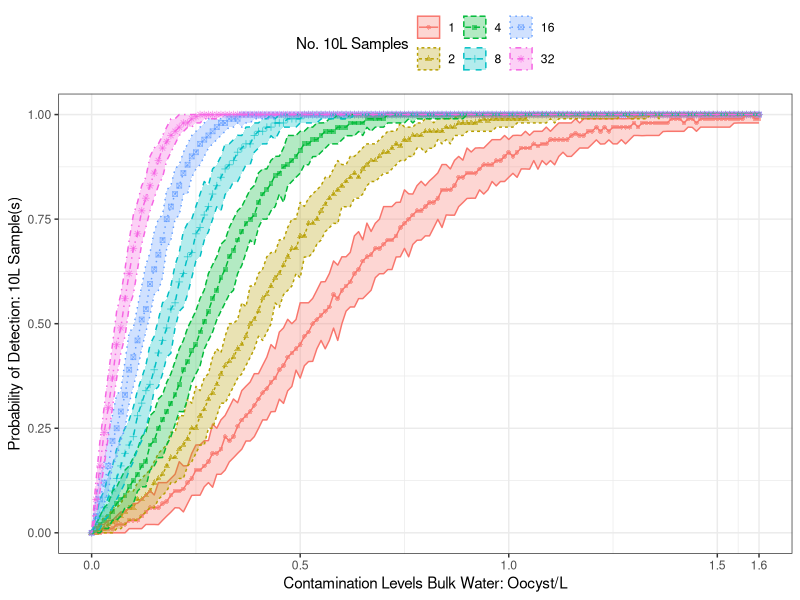
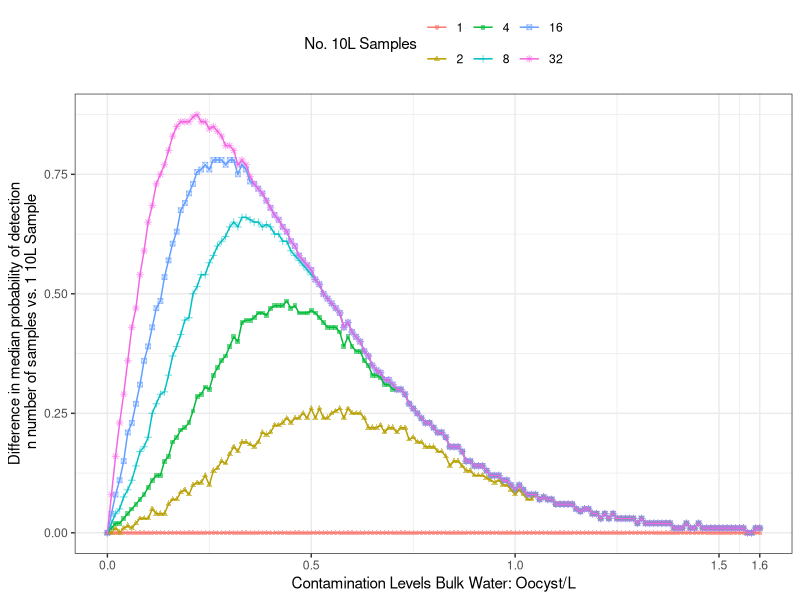
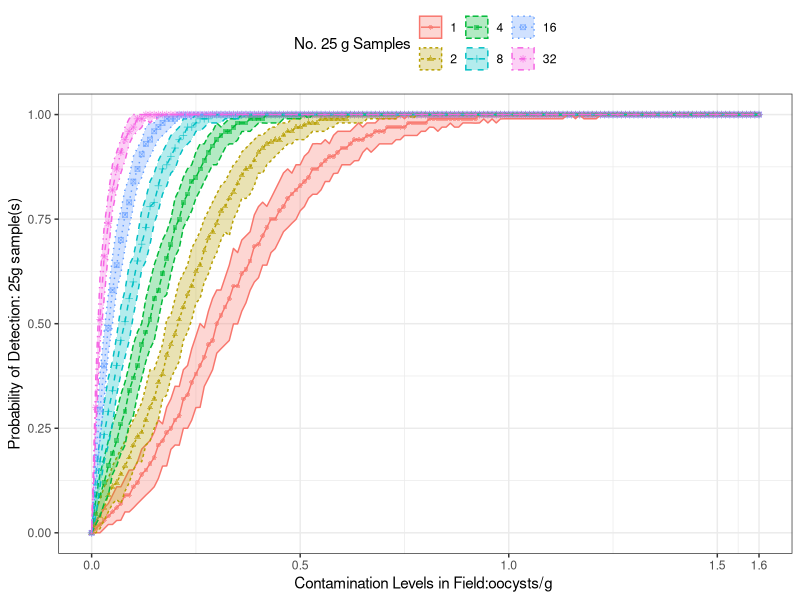
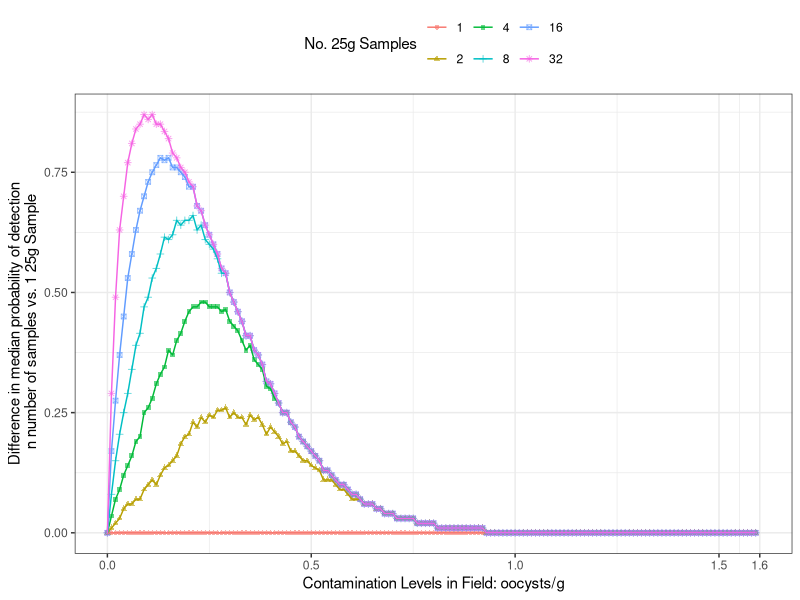
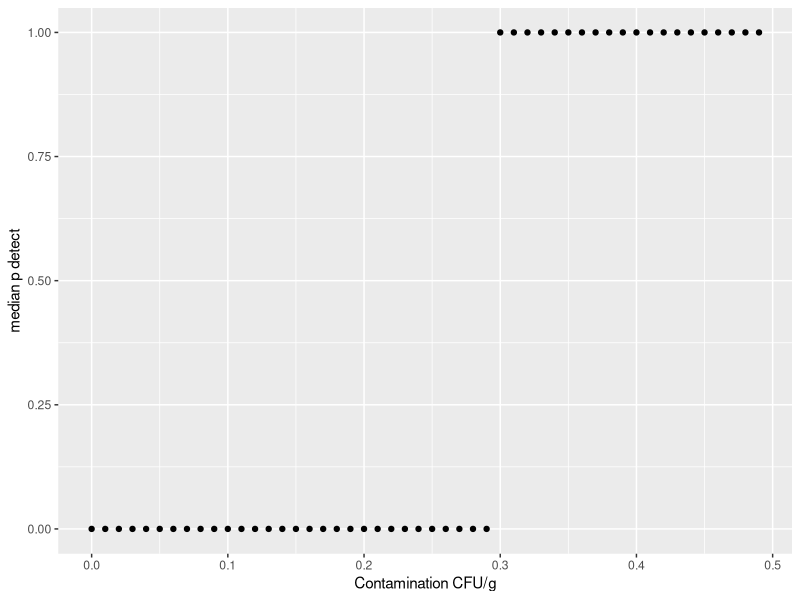
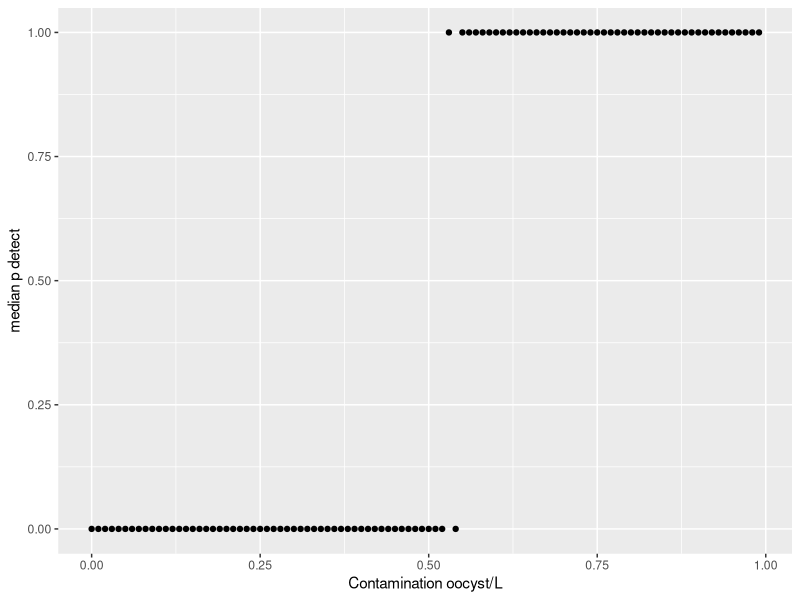
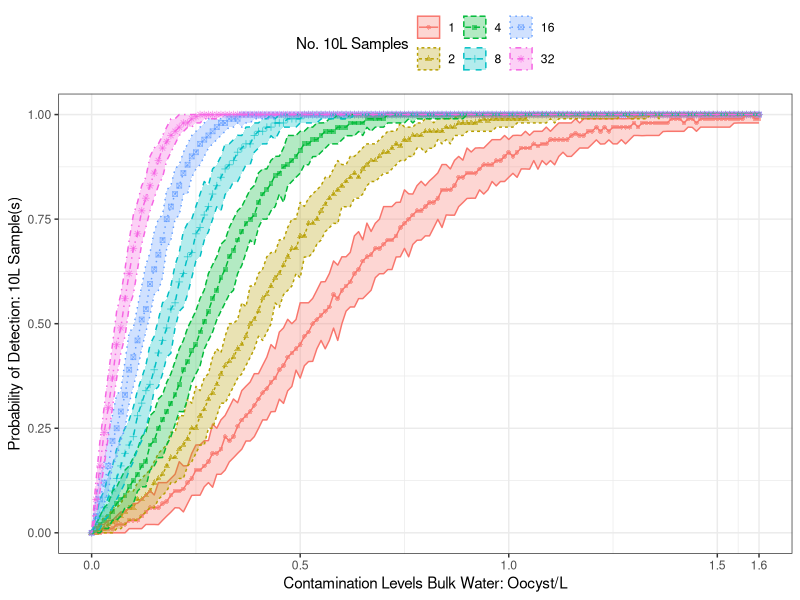
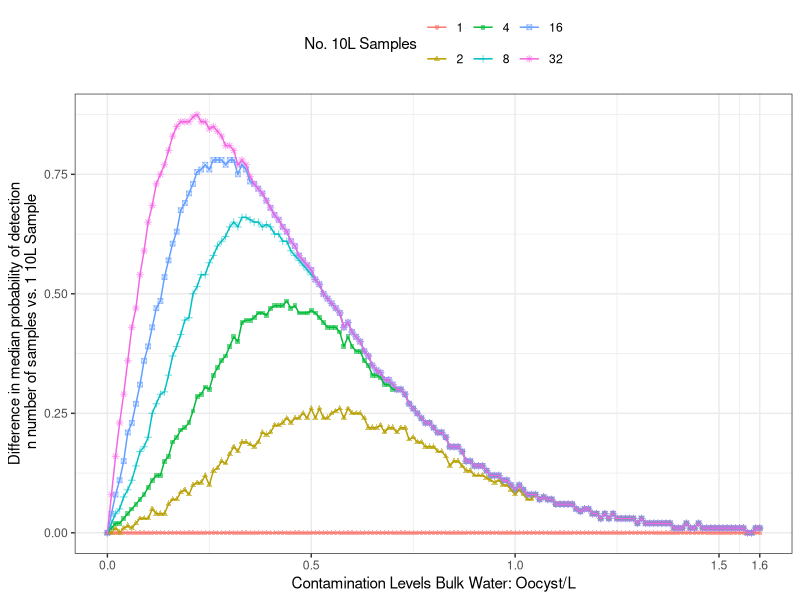

The R script that drew these images, in order: (Note: this script raises an error after producing the figures.)
## ---- chunk 1
library(tidyverse)
library(reshape2)
## ---- chunk 2
Unc_Conts<-read_csv("Data/Water_Testing_Analysis_R4.csv")
## ---- chunk 3
Unc_Conts<-Unc_Conts %>% 
  select(-...1) %>% 
  mutate(N10Lsamples= as.factor(N10Lsamples)) %>% 
  group_by(N10Lsamples, Conts) %>% 
  summarise(median = median(PDetect), q05 = quantile(PDetect, 0.05), q95 = quantile(PDetect, 0.95)) 
## ---- chunk 4
Unc_Conts %>% 
  filter(Conts <=1.6) %>% 
  ggplot(aes(x = Conts, y = median, shape =N10Lsamples, linetype =N10Lsamples, color =N10Lsamples,ymin=q05, ymax=q95, fill = N10Lsamples))+
  geom_point(size= 1.3, alpha = 0.6)+
  geom_line()+
  geom_ribbon(alpha= 0.3)+
  labs(x = "Contamination Levels Bulk Water: Oocyst/L", y = "Probability of Detection: 10L Sample(s)", fill = "No. 10L Samples", color= "No. 10L Samples", shape = "No. 10L Samples", linetype ="No. 10L Samples" )+
  scale_x_continuous(limits = c(0,1.6), breaks = c(0,0.5,1,1.5,1.6))+
  theme_bw()+
  theme(legend.position="top")


ggsave("Contamination vs Method-R4.jpeg", width = 15, height = 10, units = "cm", dpi = 600)
## ---- chunk 5
Conts_WT = Unc_Conts[1:201,2]


WT_1<-Unc_Conts %>% 
  filter(N10Lsamples==1)

WT_2<-Unc_Conts %>% 
  filter(N10Lsamples==2)

WT_4<-Unc_Conts %>% 
  filter(N10Lsamples==4)

WT_8<-Unc_Conts %>% 
  filter(N10Lsamples==8)

WT_16<-Unc_Conts %>% 
  filter(N10Lsamples==16)

WT_32<-Unc_Conts %>% 
  filter(N10Lsamples==32)

Conts_WT$`1`<-WT_1$median-WT_1$median
Conts_WT$`2`<-WT_2$median-WT_1$median
Conts_WT$`4`<-WT_4$median-WT_1$median
Conts_WT$`8`<-WT_8$median-WT_1$median
Conts_WT$`16`<-WT_16$median-WT_1$median
Conts_WT$`32`<-WT_32$median-WT_1$median

Conts_WT %>% 
  melt(id = "Conts") %>% 
  filter(Conts<=1.6) %>% 
  ggplot(aes(x = Conts, y = value, color = variable,shape =variable, fill = variable))+
  geom_point(size= 1.3, alpha = 0.6)+
  scale_x_continuous(limits = c(0,1.6), breaks = c(0,0.5,1,1.5,1.6))+
  geom_line()+
  theme_bw()+
  labs(x = "Contamination Levels Bulk Water: Oocyst/L", y = "Difference in median probability of detection\n n number of samples vs. 1 10L Sample", color = "No. 10L Samples", shape = "No. 10L Samples", fill = "No. 10L Samples")+
  theme(legend.position="top")

ggsave("Contamination vs Method Differences Water-R4.jpeg", width = 15, height = 10, units = "cm", dpi = 600)


## ---- chunk 6
Unc_Conts<-read_csv("Data/Product_Testing_Analysis_R4.csv")
#Unc_Conts$Conts<- log10(Unc_Conts$Conts)

## ---- chunk 7
# #LOG
# Unc_Conts<-Unc_Conts %>%
#   mutate(log_CFU_g_conts = log10(10^Conts/(454*22000))) %>% 
#   select(-...1) %>% 
#   mutate(N25gsamples= as.factor(N25gsamples)) %>% 
#   group_by(N25gsamples, log_CFU_g_conts) %>% 
#   summarise(median = median(PDetect), q05 = quantile(PDetect, 0.05), q95 = quantile(PDetect, 0.95)) 

#NON LOG
Unc_Conts<-Unc_Conts %>%
  mutate(Conts = Conts/(454*22000)) %>%
  select(-...1) %>%
  mutate(N25gsamples= as.factor(N25gsamples)) %>%
  group_by(N25gsamples, Conts) %>%
  summarise(median = median(PDetect), q05 = quantile(PDetect, 0.05), q95 = quantile(PDetect, 0.95))


#non log
Unc_Conts %>% 
  filter(Conts<= 1.6) %>% 
  ggplot(aes(x = Conts, y = median, color =N25gsamples, shape =N25gsamples, linetype =N25gsamples, ymin=q05, ymax=q95, fill = N25gsamples))+
  geom_point(size= 1.3, alpha = 0.6)+
  geom_line()+
  geom_ribbon(alpha= 0.3)+
  theme_bw()+
  scale_x_continuous(limits = c(0,1.6), breaks = c(0,0.5,1,1.5,1.6))+
  theme(legend.position="top")+
  labs(x = "Contamination Levels in Field:oocysts/g ", y = "Probability of Detection: 25g sample(s)", fill = "No. 25 g Samples", color= "No. 25 g Samples", linetype = "No. 25 g Samples", shape = "No. 25 g Samples")


# #log
# Unc_Conts %>% 
#   ggplot(aes(x = log_CFU_g_conts, y = median, color =N25gsamples, shape =N25gsamples, linetype =N25gsamples, ymin=q05, ymax=q95, fill = N25gsamples))+
#   geom_point(alpha = 0.5, size = 2.5)+
#   geom_line()+
#   geom_ribbon(alpha= 0.3)+
#   theme_bw()+
#   theme(legend.position="top")+
#   labs(x = "Contamination Levels in Field: log (Oocysts/g) ", y = "Probability of Detection: 25g sample(s)", fill = "No. 25 g Samples", color= "No. 25 g Samples", linetype = "No. 25 g Samples", shape = "No. 25 g Samples")


ggsave("Figures/Contamination vs Field Contam-R4.jpeg", width = 15, height = 10, units = "cm", dpi = 600)

## ---- chunk 8


Conts_PD = Unc_Conts[1:170,2]
as.data.frame(Conts_PD)

PD_1<-Unc_Conts %>% 
  filter(N25gsamples==1)

PD_2<-Unc_Conts %>% 
  filter(N25gsamples==2)

PD_4<-Unc_Conts %>% 
  filter(N25gsamples==4)

PD_8<-Unc_Conts %>% 
  filter(N25gsamples==8)

PD_16<-Unc_Conts %>% 
  filter(N25gsamples==16)

PD_32<-Unc_Conts %>% 
  filter(N25gsamples==32)

Conts_PD$`1`<-PD_1$median-PD_1$median
Conts_PD$`2`<-PD_2$median-PD_1$median
Conts_PD$`4`<-PD_4$median-PD_1$median
Conts_PD$`8`<-PD_8$median-PD_1$median
Conts_PD$`16`<-PD_16$median-PD_1$median
Conts_PD$`32`<-PD_32$median-PD_1$median



#non log
Conts_PD %>% 
  melt(id = "Conts") %>% 
  filter(Conts<1.6) %>% 
  ggplot(aes(x = Conts, y = value, color = variable,shape =variable, fill = variable))+
  geom_point(size= 1.3, alpha = 0.6)+
  geom_line()+
  scale_x_continuous(limits = c(0,1.6), breaks = c(0,0.5,1,1.5,1.6))+
  theme_bw()+
  theme(legend.position="top")+
  labs(x = "Contamination Levels in Field: oocysts/g", y = "Difference in median probability of detection\n n number of samples vs. 1 25g Sample", color = "No. 25g Samples", shape = "No. 25g Samples", fill = "No. 25g Samples")

# #log version
# Conts_PD %>% 
#   melt(id = "log_CFU_g_conts") %>% 
#   #filter(log_CFU_g_conts<2) %>% 
#   ggplot(aes(x = log_CFU_g_conts, y = value, color = variable,shape =variable, fill = variable))+
#   geom_point(size= 2.5)+
#   geom_line()+
#   theme_bw()+
#   theme(legend.position="top")+
#   labs(x = "Contamination Levels in Field: log (Oocysts/g)", y = "Difference in median probability of detection\n n number of samples vs. 1 25g Sample", color = "No. 25g Samples", shape = "No. 25g Samples", fill = "No. 25g Samples")

ggsave("Figures/Contamination vs Method Differences Contam-R4.jpeg", width = 15, height = 10, units = "cm", dpi = 600)
## ---- chunk 9
library(pracma)
AUC2 = trapz(Conts_WT$Conts, y = Conts_WT$`2`)
AUC4 = trapz(Conts_WT$Conts, y = Conts_WT$`4`)
AUC8 = trapz(Conts_WT$Conts, y = Conts_WT$`8`)
AUC16 = trapz(Conts_WT$Conts, y = Conts_WT$`16`)
AUC32 = trapz(Conts_WT$Conts, y = Conts_WT$`32`)

AUC2/1
AUC4/AUC2
AUC8/AUC4
AUC16/AUC8
AUC32/AUC16




AUC32-AUC16
AUC16-AUC8
AUC8-AUC4
AUC4-AUC2
AUC2

## ---- chunk 10
meds<-read_csv("Data_Cilantro_Outputs/Product_Testing_Meds.csv")

meds %>% 
  ggplot(aes(x= Conts/(22000*454), y = PDetect))+
  geom_point()+
  labs(y = "median p detect", x= "Contamination CFU/g")
## ---- chunk 11
meds_w<-read_csv("Data_Cilantro_Outputs/Water_Testing_Meds.csv")

meds_w %>% 
  ggplot(aes(x= Conts, y = PDetect))+
  geom_point()+
  labs(y = "median p detect", x= "Contamination oocyst/L")
## ---- chunk 12
#AUC
#Areas under the curve
integrate(approxfun(Conts_PD$log_CFU_g_conts, y = Conts_PD$`2`),-3.9994785337, 0.4005214663)

library(pracma)
AUC2 = trapz(Conts_PD$log_CFU_g_conts, y = Conts_PD$`2`)
AUC4 = trapz(Conts_PD$log_CFU_g_conts, y = Conts_PD$`4`)
AUC8 = trapz(Conts_PD$log_CFU_g_conts, y = Conts_PD$`8`)
AUC16 = trapz(Conts_PD$log_CFU_g_conts, y = Conts_PD$`16`)
AUC32 = trapz(Conts_PD$log_CFU_g_conts, y = Conts_PD$`32`)

AUC2/AUC4
AUC4/AUC8 
AUC8/AUC16
AUC16/AUC32

AUC32-AUC16
AUC16-AUC8
AUC8-AUC4
AUC4-AUC2

seq(0,1.5, 0.01)*22000*454


## ---- chunk 13
Unc_Conts %>% 
  filter(Conts<5.0e+06) %>% 
  ggplot(aes(x = Conts, y = median, color =N25gsamples,ymin=q05, ymax=q95, fill = N25gsamples))+
  geom_point(alpha = 0.5)+
  geom_line()+
  geom_ribbon(alpha= 0.3)+
  labs(x = "Contamiantion levels total Oocysts in Field", y = "Probability of Detection", fill = "No. 25g Samples", color= "No. 25g Samples")
## ---- chunk 14
#product Testing
PT_Qpcr_Results<-read_csv("Data_Cilantro_Outputs/qPCR_Fit_Product_Testing.csv")
PT_Qpcr_Probs<-read_csv("Data_Cilantro_Outputs/qPCR_Fit_Product_Testing_Probs.csv")

ggplot()+
  geom_hline(aes(yintercept = .29),color = "orange")+
  geom_hline(aes(yintercept = .82),color = "red")+  
  geom_vline(aes(xintercept = 5),color = "orange")+
  geom_vline(aes(xintercept = 10),color = "red")+
  geom_line(aes(x = Cont, y = `Prob Detect`), data = PT_Qpcr_Probs)+
  geom_point(aes(x = Cont, y = Results), data = PT_Qpcr_Results,position = position_jitter(height = 0.01, width = 1),shape= 21, fill = "skyblue")+
  labs(x= "Oocyst/ 25 g Sample", y = "Predicted Probability of Detection", title = "Logistic Fit: Product Testing")+
  theme_bw()

  ggsave(filename="Product Testing Fit.png",width = 15, height = 10, units = "cm", dpi = 600)
  
  
#Water Testing
WT_Qpcr_Results<-read_csv("Data_Cilantro_Outputs/qPCR_Fit_Water_Testing.csv")
WT_Qpcr_Probs<-read_csv("Data_Cilantro_Outputs/qPCR_Fit_Water_Testing_Probs.csv")

ggplot()+
  #geom_hline(aes(yintercept = .29),color = "orange")+
  geom_hline(aes(yintercept = .66),color = "red")+  
  #geom_vline(aes(xintercept = 5),color = "orange")+
  geom_vline(aes(xintercept = 6),color = "red")+
  geom_line(aes(x = Cont, y = `Prob Detect`), data = PT_Qpcr_Probs)+
  geom_point(aes(x = Cont, y = Results), data = PT_Qpcr_Results,position = position_jitter(height = 0.01, width = 1),shape= 21, fill = "skyblue")+
  labs(x= "Oocyst/ 10L Sample", y = "Predicted Probability of Detection", title = "Logistic Fit: Agricultural Water Testing")+
  theme_bw()

  ggsave(filename="Water Testing Fit.png",width = 15, height = 10, units = "cm", dpi = 600)
  

